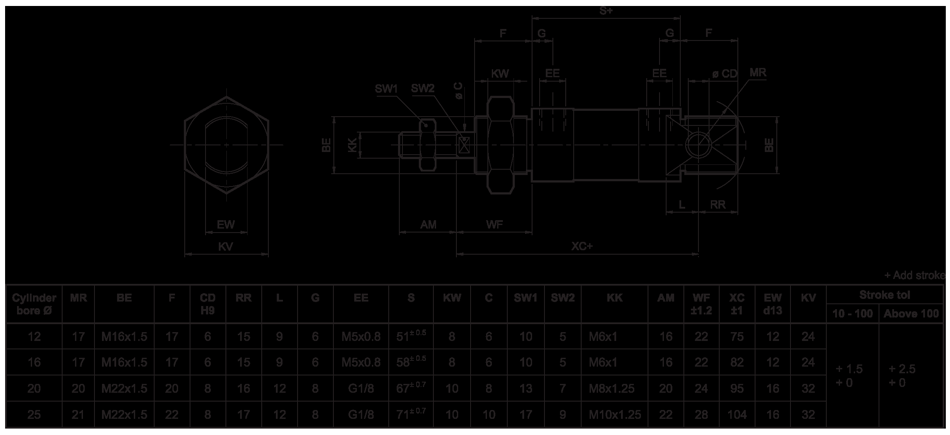
#> input picture Assembly/60 Janatics-A51,A52 Series/download.png, 950 x 435 px, given in place of the camera
$ python Pi2C.py
#> lines starting #> are read from the running program, lines starting #| are printed output that depends on the picture; after the words box and inside, x2 and y2 are one past the last pixel; in counts of white or black regions, pixels touching at a corner belong together; long printed decimals are rounded


import cv2
import numpy as np


def rotate_image(img):
    # Create a zeros image
    #img = np.zeros((400,400), dtype=np.uint8)
    # Specify the text location and rotation angle
    text_location = (320,240)
    angle = 178.6917

    # Draw the text using cv2.putText()
    font = cv2.FONT_HERSHEY_SIMPLEX
    #cv2.putText(img, 'TheAILearner', text_location, font, 1, 255, 2)

    # Rotate the image using cv2.warpAffine()
    M = cv2.getRotationMatrix2D(text_location, angle, 1)
    out = cv2.warpAffine(img, M, (img.shape[1], img.shape[0]))

    # Display the results
    cv2.imwrite('new_image.jpg', out)
    return out


COLOR="black"
def segmentation_using_hsv():
    color_thres={"red": 200, "green": 100, "yellow": 100, "blue":100, "orange": 100, "black":200}
    color_data={"red": [(170,130,25),(180,255,255),300], "black": [(0,0,0),(180,255,30),300], "green": [(35, 40, 25), (70, 255, 255),100], \
        "yellow": [(75,180,25),(105,255,255),100], "blue":[(75,180,25),(105,255,255),100], "orange": [(75,180,25),(105,255,255),100]}
    green=[(35, 40, 25), (70, 255, 255)]
    orange=[(75,180,25),(105,255,255)]
    red=[(170,110,25),(180,255,255)]
    yellow=[(75,180,25),(105,255,255)]
    blue=[(75,180,25),(105,255,255)]
    black=[(0,0,0),(180,255,30)]

    port=0 #cam port for webcam
    video=cv2.VideoCapture(port)
    ret,img=video.read()
#> img is the input picture: shape (435, 950, 3); mean B, G, R 12, 11.9, 12.2
    if not ret:
        print("Failed to capture frame")
        return None
    #480,640,3
    print(img.shape)
#| (435, 950, 3)
    cv2.waitKey(2000)
    cv2.imshow("camera_view",img)
    cv2.waitKey(0)
    img=rotate_image(img)
#> in rotate_image, `out = cv2.warpAffine(img, M, (img.shape[1], img.shape[0]))`:
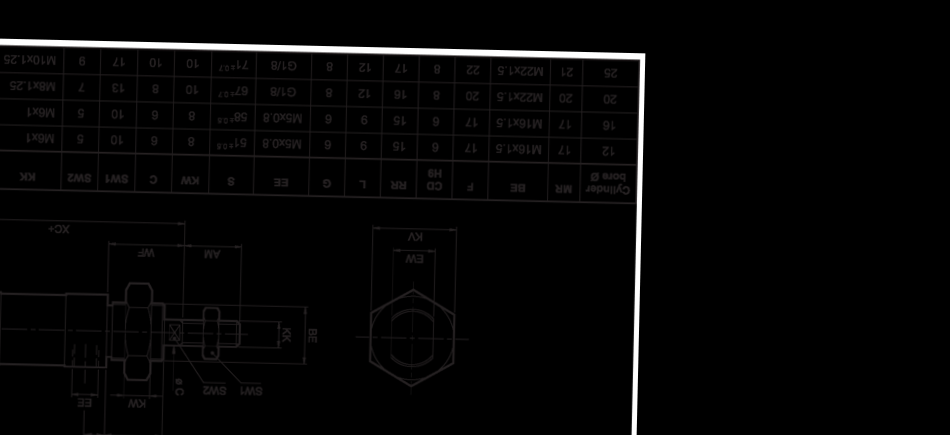
#> out: shape (435, 950, 3); mean B, G, R 5.3, 5.2, 5.4
    cv2.imshow("rotated",img)
    cv2.waitKey(0)
    hsv = cv2.cvtColor(img, cv2.COLOR_BGR2HSV)
#> hsv: shape (435, 950, 3); mean H, S, V 7.4, 3.2, 5.4
    cv2.imwrite('hsv.jpg', hsv)
    #Create a mask for the object by selecting a possible range of HSV colors that the object can have:
    mask = cv2.inRange(hsv, color_data[COLOR][0],color_data[COLOR][1])
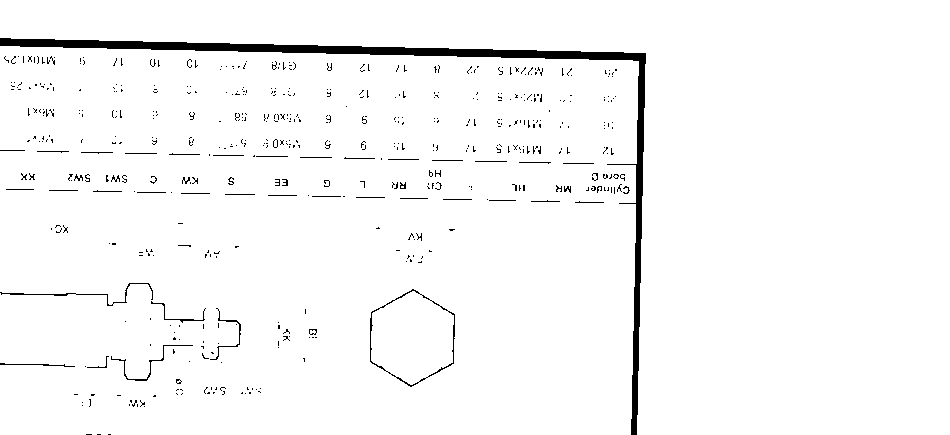
#> mask: shape (435, 950); 97.1% white; 526 black regions (478 under 20 px), largest, box (x1, y1, x2, y2) and area: (0, 38, 646, 435) 7414, (370, 289, 455, 387) 397, (0, 283, 153, 306) 240
    cv2.imwrite('mask.jpg', mask)

    #slice the object
    imask = mask>0
#> imask: shape (435, 950) bool; 97.1% white; 526 black regions (478 under 20 px)
    #print(imask.shape)
    img_msk = np.zeros_like(img, np.uint8)
    img_msk[imask] = img[imask]
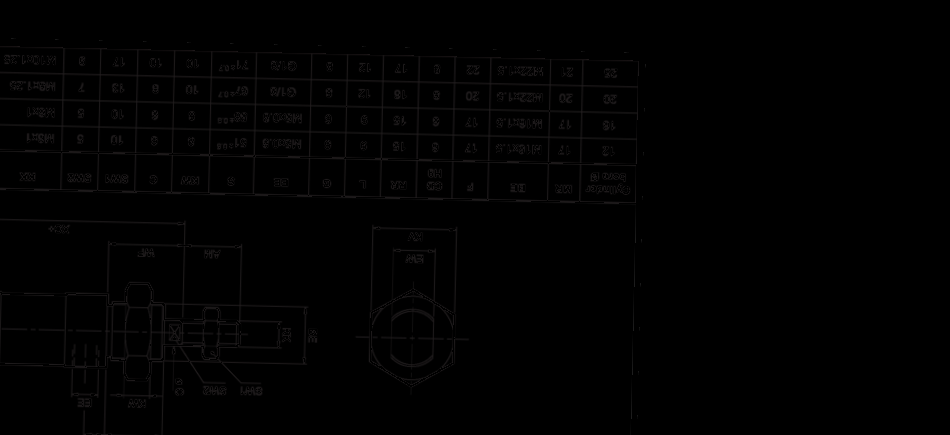
#> img_msk: shape (435, 950, 3); mean B, G, R 1.2, 1.1, 1.3
    #orange=np.clip(orange, 0, 255)
    new_image=cv2.cvtColor(img_msk,cv2.COLOR_HSV2RGB)
    #new_image=cv2.cvtColor(new_image,cv2.COLOR_BGR2RGB)
    cv2.imshow("detection",new_image)
    cv2.waitKey(0)

    contours, hierarchies = cv2.findContours(mask, cv2.RETR_LIST, cv2.CHAIN_APPROX_SIMPLE)
#> contours = 853 contours, 785 with area under 20; largest, box (x1, y1, x2, y2) and area: (0, 46, 639, 435) 240900, (0, 0, 950, 435) 162090, (110, 344, 194, 382) 290, (209, 310, 242, 361) 212, (427, 310, 456, 378) 198
    centers=[]
    p=0
    for i in contours:
        M = cv2.moments(i)
        if M['m00'] >color_data[COLOR][2]:
            cx = int(M['m10']/M['m00'])
            cy = int(M['m01']/M['m00'])
            #cv2.drawContours(new_image, [i], -1, (0, 255, 0), 2)
            #cv2.circle(new_image, (cx, cy), 7, (0, 0, 255), -1)
            #cv2.putText(new_image, "center", (cx - 20, cy - 20),cv2.FONT_HERSHEY_SIMPLEX, 0.5, (0, 0, 0), 2)
            if cx>10 and (cy>10 and cy<460):   #for ignoring boundaries
             print(f"x: {cx} y: {cy}")
             centers.append([cx,cy])
             p=p+1
#> this loop made 853 passes
#> (cx, cy, p) on passes 852 to 853: (315, 243, 1), (714, 183, 2)
#> i on passes 1, 2, 3, 4, 5, 10: [[143, 406], [144, 405], [145, 406], [144, 407]], [[139, 406], [140, 405], [141, 406], [140, 407]], [[88, 406], [89, 405], [90, 406], [89, 407]], [[140, 405], [141, 404], [142, 405], [141, 406]], [[81, 405], [82, 404], [83, 405], [82, 406]], [[140, 402], [141, 401], [142, 402], [141, 403]]
#| x: 315 y: 243
#| x: 714 y: 183
#> after the loop, centers = [[315, 243], [714, 183]]; p = 2
    centers=np.array(centers)
    print("No. of objects detected:",p)
#| No. of objects detected: 2
    avg_center=np.mean(centers,axis=0)
#> avg_center = [514.5, 213]
    print(avg_center)
#| [514.5 213. ]
    for c in centers:
     center = (int(c[0]), int(c[1]))
     cv2.circle(new_image, center, 4, (0, 0, 255), -1)
#> this loop made 2 passes
#> new_image: shape (435, 950, 3); mean R, G, B 1.3, 1.2, 1.2
    cv2.imshow('Original', new_image)
    #cv2.imshow('Original', cv2.resize(img,(400,200)))
    cv2.waitKey(0)
    cv2.destroyAllWindows()
    cv2.waitKey(0)
    return centers

def pixel_to_cartesian(pixels):
    '''Calculate Offset_x and Offset_y (Distance 0f (0,0) pixel from origin) and
    Calculate scale by putting a coin and getting its pixel coordinates then diving by actual coordinates'''
    scale_x = 0.6  # linear map factor from pixel to Cartesian in mm in the camera frame
    scale_y = 0.63
    offset_y = 370
    offset_x = 150
    cartesian = []

    for p in pixels:
        modified_x = p[0] * scale_x - offset_x
        modified_y = -p[1] * scale_y + offset_y
        cartesian.append([modified_x, modified_y])
    print("Cartesian")
    for c in cartesian:
        print(f"x: {c[0]} y: {c[1]}")  # Print modified coordinates

    input()
    return cartesian

if __name__=="__main__":


   print("enter any key to continue or 'q' to quit: ")

   if input()=="q":

       exit()

   pi=segmentation_using_hsv()
#> pi = [[315, 243], [714, 183]]
   pixel_to_cartesian(pi)
#> the loop in pixel_to_cartesian, `for p in pixels:` made 2 passes
#> (p, modified_x, modified_y) on passes 1 to 2: ([315, 243], 39, 216.9), ([714, 183], 278.4, 254.7)
#> after the loop in pixel_to_cartesian, `for p in pixels:`: cartesian = [[39, 216.9], [278.4, 254.7]]
#> the loop in pixel_to_cartesian, `for c in cartesian:` made 2 passes
#| x: 39.0 y: 216.91
#| x: 278.4 y: 254.710
   exit()
#> (the program exits here)
